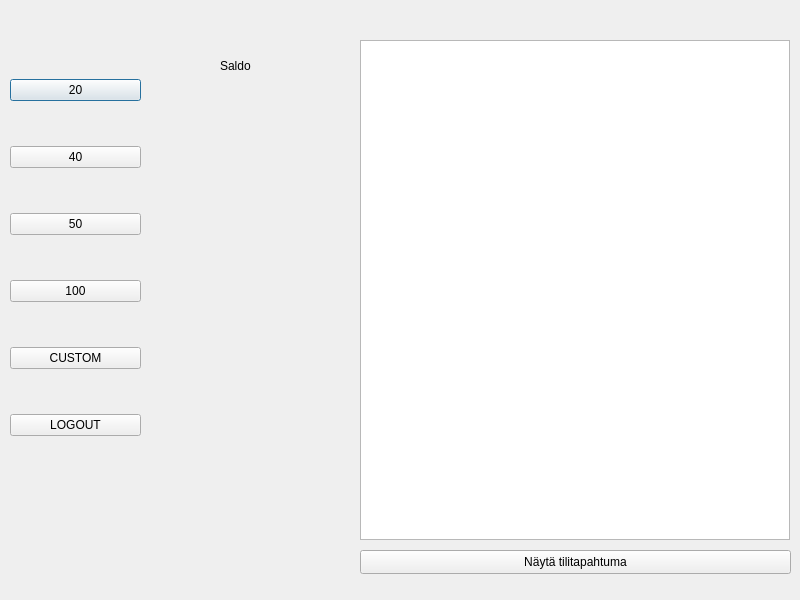
<?xml version="1.0" encoding="UTF-8"?>
<ui version="4.0">
 <class>KorttiMain</class>
 <widget class="QDialog" name="KorttiMain">
  <property name="geometry">
   <rect>
    <x>0</x>
    <y>0</y>
    <width>800</width>
    <height>600</height>
   </rect>
  </property>
  <property name="windowTitle">
   <string>Dialog</string>
  </property>
  <widget class="QTableView" name="tableView">
   <property name="geometry">
    <rect>
     <x>360</x>
     <y>40</y>
     <width>430</width>
     <height>500</height>
    </rect>
   </property>
   <property name="layoutDirection">
    <enum>Qt::LeftToRight</enum>
   </property>
   <property name="autoFillBackground">
    <bool>false</bool>
   </property>
   <property name="selectionMode">
    <enum>QAbstractItemView::NoSelection</enum>
   </property>
   <attribute name="horizontalHeaderMinimumSectionSize">
    <number>39</number>
   </attribute>
  </widget>
  <widget class="QWidget" name="verticalLayoutWidget">
   <property name="geometry">
    <rect>
     <x>10</x>
     <y>40</y>
     <width>131</width>
     <height>441</height>
    </rect>
   </property>
   <layout class="QVBoxLayout" name="verticalLayout">
    <item>
     <widget class="QPushButton" name="btn_20">
      <property name="text">
       <string>20</string>
      </property>
     </widget>
    </item>
    <item>
     <widget class="QPushButton" name="btn_40">
      <property name="text">
       <string>40</string>
      </property>
     </widget>
    </item>
    <item>
     <widget class="QPushButton" name="btn_50">
      <property name="text">
       <string>50</string>
      </property>
     </widget>
    </item>
    <item>
     <widget class="QPushButton" name="btn_100">
      <property name="text">
       <string>100</string>
      </property>
     </widget>
    </item>
    <item>
     <widget class="QPushButton" name="btn_custom">
      <property name="text">
       <string>CUSTOM</string>
      </property>
     </widget>
    </item>
    <item>
     <widget class="QPushButton" name="btn_logout">
      <property name="text">
       <string>LOGOUT</string>
      </property>
     </widget>
    </item>
   </layout>
  </widget>
  <widget class="QLabel" name="labelSaldo">
   <property name="geometry">
    <rect>
     <x>220</x>
     <y>50</y>
     <width>71</width>
     <height>31</height>
    </rect>
   </property>
   <property name="text">
    <string>Saldo</string>
   </property>
  </widget>
  <widget class="QPushButton" name="tiltap_btn">
   <property name="geometry">
    <rect>
     <x>360</x>
     <y>550</y>
     <width>431</width>
     <height>24</height>
    </rect>
   </property>
   <property name="text">
    <string>Näytä tilitapahtuma</string>
   </property>
  </widget>
 </widget>
 <resources/>
 <connections/>
</ui>
